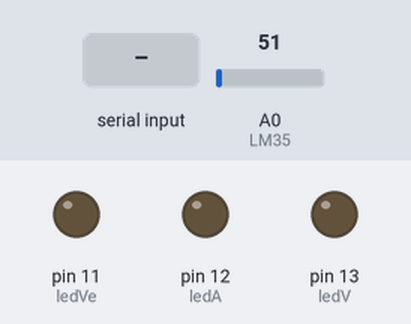
The sketch below on a simulated Arduino Uno, built with avr-gcc and run on an emulated ATmega328P. Parts: output pins drawn as LEDs (lit = HIGH). The test bench sets the inputs (shaded band); at power-on: A0 (LM35) = 51. What the sketch prints to the serial monitor is not drawn.

Above: at 1.2 s.
1.3 s: "VO" received over Serial
At 2.5 s:
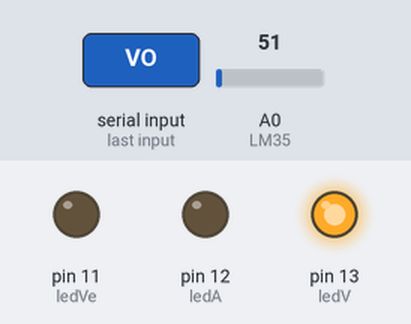
2.8 s: "AO" received over Serial
At 3.8 s:
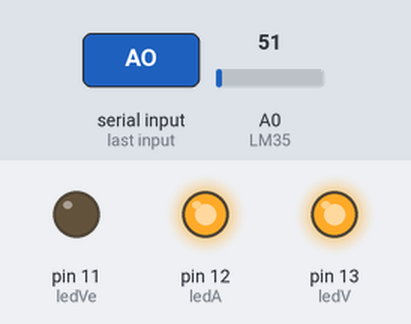
4.3 s: "VF" received over Serial
At 5.5 s:
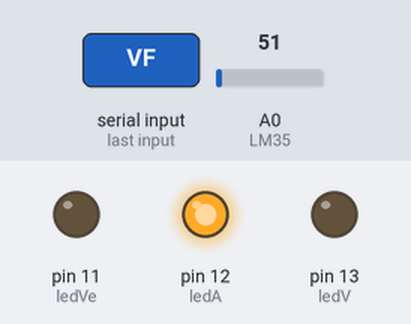
5.8 s: "DO" received over Serial
At 6.2 s:
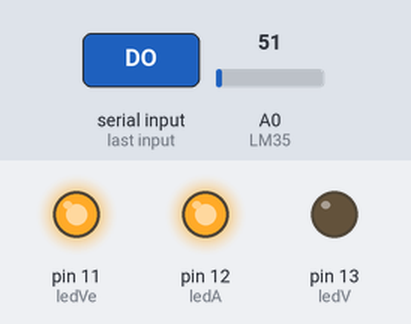
7.3 s: "AF" received over Serial
At 8.1 s:
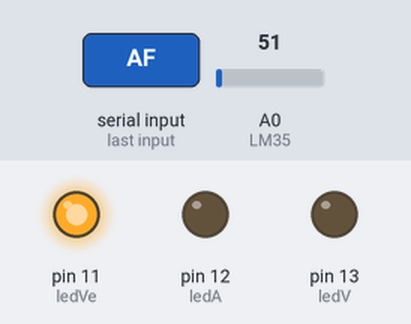
8.8 s: "DF" received over Serial
At 9.4 s:
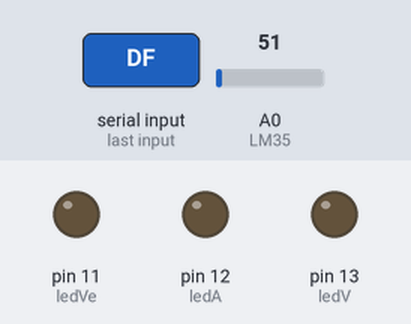
Timing chart, 0 to 11.3 s (numbered marks = the images above; inputs shaded):
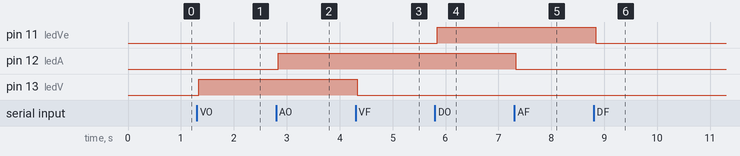

Measured:
- after the input at 1.3 s, pin 13 (ledV): LOW → HIGH at once
- after the input at 2.8 s, pin 12 (ledA): LOW → HIGH at once
- after the input at 4.3 s, pin 13 (ledV): HIGH → LOW at once
- after the input at 5.8 s, pin 11 (ledVe): LOW → HIGH at once
- after the input at 7.3 s, pin 12 (ledA): HIGH → LOW at once
- after the input at 8.8 s, pin 11 (ledVe): HIGH → LOW at once

The sketch:

LED_Write_Read_v4.ino
```cpp
/*************************************************
 * CÓDIGO ARDUINO
 * ALUNOS: JOÃO PAULO E ANTONIO DE LISBOA
 * DISCIPLINA: RESIDÊNCIA DE SOFTWARE I
 * PROFESSOR: BRUNO
 * GitHub:
 ************************************************/

/******* CONSTANTES E VARIÁVEIS **********/
char command;
String string;
boolean ledVon = false;
boolean ledAon = false;
boolean ledDon = false;

/******* PORTAS DOS LEDS ******************/
#define ledV 13     // Led vermelho
#define ledA 12     // Led amarelo
#define ledVe 11    // Led verde

/******* Sensor de temperatura usando o LM35 **************************/
const int LM35 = A0;     // Define o pino que lera a saída do LM35
float temperatura;       // Variável que armazenará a temperatura medida
int temperaturaInt;

void setup() {
    Serial.begin(9600);
    pinMode(ledV, OUTPUT);
    pinMode(ledA, OUTPUT);
    pinMode(ledVe, OUTPUT);
}

void loop() {

    /*  Serial.available()
     *  Retorna a quantidades de bytes disponíveis para leitura no
     *  buffer de leitura. Essa função auxilia em loops onde a leitura
     *  dos dados só e realizada quando há dados disponível.
     *  A quantidade máxima de bytes no buffer é 64.
     *******************************************************************/
    if (Serial.available() > 0){
      string = "";
    }

    while(Serial.available() > 0){
      command = ((byte)Serial.read());  // Serial.read() - Lê o byte mais recente apontado no buffer de entrada da serial.

      if(command == ':'){
        break;
      }
      else{
        string += command;
      }
      delay(1);
    }

 /******************** Led vermelho *********************/
    if(string == "VO"){ ledVon = true; }
    if(string =="VF"){ ledVon = false; }

 /*******************************************************/

 /******************** Led amarelo **********************/
    if(string == "AO"){ ledAon = true; }
    if(string =="AF"){ ledAon = false; }

 /*******************************************************/

 /******************** Led verde ************************/
    if(string == "DO"){ ledDon = true; }
    if(string =="DF"){ ledDon = false; }

 /*******************************************************/

 /****** Guarda a informação do LED ligado **************/
  if (ledVon) {
    ledOn(ledV);
  } else {
    ledOff(ledV);
  }

  if (ledAon) {
    ledOn(ledA);
  } else {
    ledOff(ledA);
  }
  if (ledDon) {
    ledOn(ledVe);
  } else {
    ledOff(ledVe);
  }

  /*******************************************************/

  //Função leitura e escrita da temperatura
  temperatura = (float(analogRead(LM35))*5/(1023))/0.01;      // Calcula a temperatura
  temperaturaInt = temperatura / 100;                         // Transformação das casas decimais da temperatura
  Serial.write(temperaturaInt);                               // Escreve informação na porta SERIAL
  Serial.println(temperaturaInt);                             // Escreve informação no Monitor Serial
  delay(10);


}  /***************** Fim do loop******************/

void ledOn(int porta) {
      analogWrite(porta, 255);
      delay(10);
}

void ledOff(int porta){
      analogWrite(porta, 0);
      delay(10);
}
```
